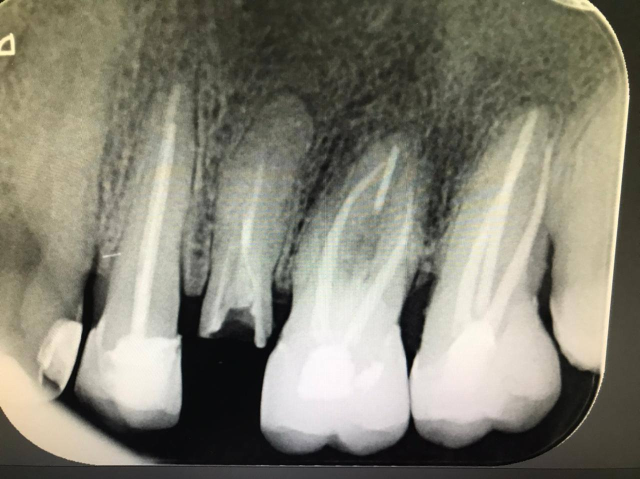
//> input picture Practica1&2/2/1.jpg, 1280 x 958 px, given in place of cuerdas.mp4, which was not available (shown at 1/2 size)
$ ./Principal   (built with g++ and OpenCV 4)
//> lines starting //> are read from the running program, lines starting //| are printed output that depends on the picture; pictures that were not available may be replaced by others from this repository, and a replacement may not be noted
// Librerías que contienen funciones estándar de C++
#include <iostream>
#include <cstdlib>

#include <cmath>
#include <opencv2/core/core.hpp>
#include <opencv2/imgproc/imgproc.hpp>
#include <opencv2/imgcodecs/imgcodecs.hpp>
#include <opencv2/highgui/highgui.hpp>
#include <opencv2/video/video.hpp>
#include <opencv2/videoio/videoio.hpp>

using namespace std;
using namespace cv; // Espacio de nombres de OpenCV (Contiene funciones y definiciones de varios elementos de OpenCV)


int sal = 0;
int pimienta = -255;

cv::Mat ruidoMediana,ruidoGaussiana,ruidoBlur,videoframe,sobel,sobel2,sobel2Abs,bordes,bordesAbs,gris,gX,gY,gXAbs,gYAbs,a,b,saltImg,pimientaImg,noiseSalt,noisePimienta;

void trackBarEventHSV(int v, void *p){
}


int main(){

VideoCapture video("cuerdas.mp4");

if(video.isOpened()){

    namedWindow("Original", WINDOW_AUTOSIZE);
    moveWindow("Original", 695, 85);
    namedWindow("Ruido de sal", WINDOW_AUTOSIZE);
    moveWindow("Ruido de sal", 10, 30);
    namedWindow("Ruido de pimienta", WINDOW_AUTOSIZE);
    moveWindow("Ruido de pimienta",1320, 30);
    namedWindow("Filtro mediana", WINDOW_AUTOSIZE);
    moveWindow("Filtro mediana",10, 500);
    namedWindow("Filtro Gaussiano");
    moveWindow("Filtro Gaussiano", 695, 500);
    namedWindow("Filtro Blur");
    moveWindow("Filtro Blur", 1320, 500);
    namedWindow("Sobel Bordes 1", WINDOW_AUTOSIZE);
    namedWindow("Sobel Bordes 2", WINDOW_AUTOSIZE);

    while(3==3){

    video >> videoframe;
//> videoframe is the input picture: 958 rows x 1280 cols, CV_8UC3; mean B, G, R 115.1, 129, 131.2
    resize(videoframe, videoframe, Size(), 0.12, 0.12);
//> videoframe: 115 rows x 154 cols, CV_8UC3
    cvtColor(videoframe, gris, COLOR_BGR2GRAY);


    Sobel(gris, gX, CV_16S, 1, 0, 3);
    Sobel(gris, gY, CV_16S, 0, 1, 3);
    Sobel(gris, sobel2, CV_16S, 1, 1, 3);

    convertScaleAbs(gX, gXAbs);
    convertScaleAbs(gY, gYAbs);
    convertScaleAbs(sobel2, sobel2Abs);
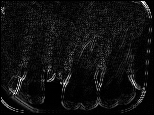
//> sobel2Abs: 115 rows x 154 cols, CV_8UC1; min 0, max 255, mean 16.3

    Laplacian(gris, bordes, CV_16S, 3);
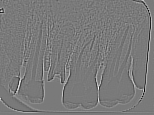
//> bordes: 115 rows x 154 cols, CV_16SC1; min -1288, max 1396, mean 0; drawn with min black and max white
    convertScaleAbs(bordes, bordesAbs);

    noiseSalt = Mat::zeros(gris.rows, gris.cols,CV_8U);
    randu(noiseSalt,sal,255);

    noisePimienta = Mat::zeros(gris.rows, gris.cols,CV_8U);
    randu(noisePimienta,pimienta,255);

    createTrackbar("RUIDO", "Ruido de sal",&sal, 255, trackBarEventHSV, NULL);
    createTrackbar("RUIDO", "Ruido de pimienta", &pimienta, 30, trackBarEventHSV, NULL);

    a = noisePimienta <30;
    b = noiseSalt > 225;

    saltImg = gris.clone();
    pimientaImg = gris.clone();

    saltImg.setTo(255,b);
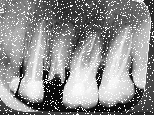
//> saltImg: 115 rows x 154 cols, CV_8UC1; min 5, max 255, mean 141.7
    pimientaImg.setTo(0,a);
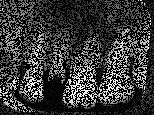
//> pimientaImg: 115 rows x 154 cols, CV_8UC1; min 0, max 250, mean 56.4

    medianBlur(saltImg, ruidoMediana, 3);
    GaussianBlur(pimientaImg, ruidoGaussiana, Size(3, 3), 2, 2);
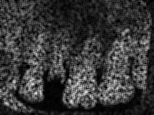
//> ruidoGaussiana: 115 rows x 154 cols, CV_8UC1; min 0, max 223, mean 56.4
    blur(saltImg, ruidoBlur, Size(5, 5));

    imshow("Original", gris);
    imshow("Ruido de sal",saltImg);
    imshow("Ruido de pimienta",pimientaImg);
    imshow("Filtro mediana",ruidoMediana);
    imshow("Filtro Gaussiano",ruidoGaussiana);
    imshow("Filtro Blur",ruidoBlur);
    imshow("Sobel Bordes 1",bordesAbs);
    imshow("Sobel Bordes 2",sobel2Abs);


    Mat laplace;
    Mat laplace_filtro_gaussiano;

    Laplacian(ruidoGaussiana, laplace_filtro_gaussiano, CV_16S, 3);
    convertScaleAbs(laplace_filtro_gaussiano, laplace_filtro_gaussiano);
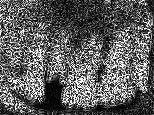
//> laplace_filtro_gaussiano: 115 rows x 154 cols, CV_8UC1; min 0, max 255, mean 94.1

    Laplacian(videoframe, laplace, CV_16S, 3);
    convertScaleAbs(laplace, laplace);
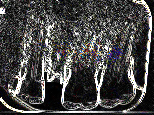
//> laplace: 115 rows x 154 cols, CV_8UC3; mean B, G, R 70.1, 70.8, 71.7

    namedWindow("Laplace", WINDOW_AUTOSIZE);
    moveWindow("Laplace",350, 550);
    imshow("Laplace", laplace);

    namedWindow("Laplace Gaussiano", WINDOW_AUTOSIZE);
    moveWindow("Laplace Gaussiano",1000, 550);
    imshow("Laplace Gaussiano", laplace_filtro_gaussiano);

     if(waitKey(23)==27)
                break;
        }
    destroyAllWindows();
    }
    return 0;
}
